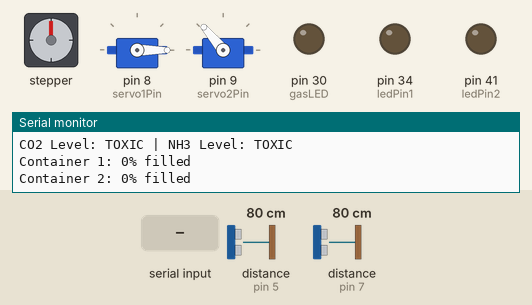
This sketch was run on a simulated Arduino Mega 2560, built with avr-gcc and run on an emulated ATmega2560. On the bench: stepper motor, 2 × servo, output pins drawn as LEDs (lit = HIGH), the last lines printed to the serial monitor. Wiring (inferred from the names in the program): 2 × ultrasonic range finder: trigger pin 4, echo pin 5 / trigger pin 6, echo pin 7; stepper motor driver (1600 steps per turn assumed): step pin 24; direction pin 22; enable pin 26. The test bench sets the inputs (shaded band); at power-on: distance to the obstacle (sensors on pin 5, pin 7) 80 cm. The echo pulse lasts 58.3 µs per cm; pins used as bus, display or sensor lines are not drawn.

Above: at 1.3 s.
1.4 s: "BIO\n" received over Serial
At 1.9 s:
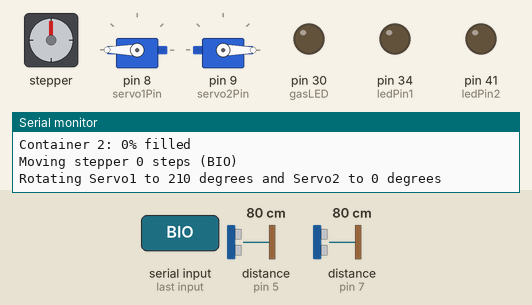
3.5 s: "NONBIO\n" received over Serial
At 9.3 s:
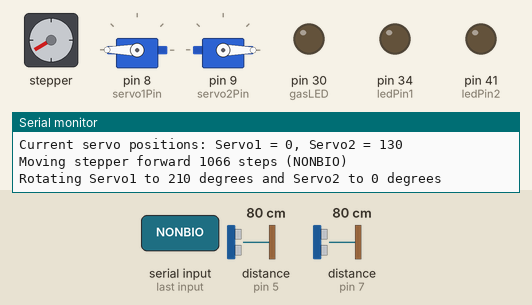
9.5 s: "RECY\n" received over Serial
At 16.3 s:
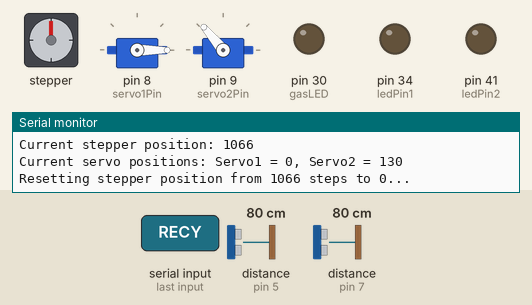
18.5 s: "1\n" received over Serial
Timing chart, 0 to 27.8 s (numbered marks = the images above; inputs shaded):
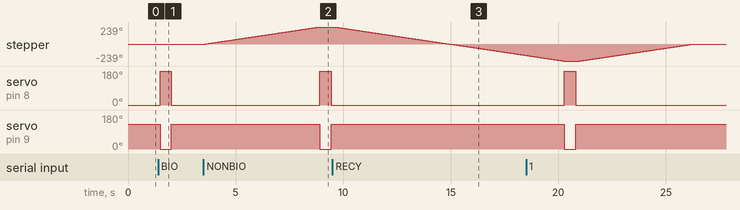

Measured:
- after the input at 1.4 s, servo on pin 8 (servo1Pin): 0° → 180° after 0.09 s, → 0° 0.52 s later; servo on pin 9 (servo2Pin): 130° → 0° after 0.09 s, → 130° 0.52 s later
- after the input at 3.5 s, stepper: turns 239° clockwise in 5.3 s, starting after 0.09 s; servo on pin 8 (servo1Pin): 0° → 180° after 5.4 s, → 0° 0.54 s later; servo on pin 9 (servo2Pin): 130° → 0° after 5.4 s, → 130° 0.54 s later
- after the input at 9.5 s, stepper: keeps turning counter-clockwise at about 45°/s, starting after 0.12 s

The sketch:

FINALTHESISV1.ino
```cpp
#include <Servo.h>

// ===== PIN ASSIGNMENTS FOR ARDUINO MEGA =====
// TB6600 Stepper motor driver pins
const int stepPin = 24; //PUL
const int dirPin = 22;  //DIR
const int enPin = 26;   //EN

// Servo motor pins
const int servo1Pin = 8;
const int servo2Pin = 9;

// Gas sensor
const int gasPin = A0;
const int gasLED = 30;

// Gas sensor mapping values
const int gasMinRaw = 200;
const int gasMaxRaw = 800;

// CO2 thresholds (in ppm)
const int co2NormalMax = 1000;     // Below this is normal
const int co2AboveNormalMax = 2000; // Below this is above normal, above this is toxic

// NH3 thresholds (in ppm)
const int nh3NormalMax = 20;       // Below this is normal
const int nh3AboveNormalMax = 50;  // Below this is above normal, above this is toxic

// First ultrasonic sensor
const int trigPin1 = 6;
const int echoPin1 = 7;
const int ledPin1 = 34;
const int distanceThreshold1 = 20; // cm

// Second ultrasonic sensor
const int trigPin2 = 4;
const int echoPin2 = 5;
const int ledPin2 = 41;
const int distanceThreshold2 = 20; // cm

// Container fill level calibration (distance in cm)
const float fillLevels[] = {
    6.0,   // 100%
    10.5,  // 90%
    14.5,  // 80%
    19.0,  // 70%
    23.5,  // 60%
    28.0,  // 50%
    32.5,  // 40%
    37.0,  // 30%
    41.5,  // 20%
    46.0   // 10%
};

// ===== STEPPER MOTOR CONFIGURATION =====
const int stepsPerRevolution = 1600;
const int stepDelay = 2500; // microseconds - increased from 500 to 2000 for slower rotation

Servo servo1;
Servo servo2;

int currentPosition = 0;

const int servo1Default = 0;
const int servo2Default = 130;

int servo1Pos = servo1Default;
int servo2Pos = servo2Default;

String previousCommand = "";

const int servoDelay = 500;

// Updated to 3 minutes
unsigned long previousSensorReadTime = 0;
const unsigned long sensorReadInterval = 180000; // 3 minutes in milliseconds

// Function to calculate fill percentage based on distance
int calculateFillPercentage(float distance) {
    // If distance is less than or equal to minimum (6cm), return 100%
    if (distance <= fillLevels[0]) return 100;

    // If distance is greater than or equal to maximum (46cm), return 0%
    if (distance >= fillLevels[9]) return 0;

    // Find the appropriate range and interpolate
    for (int i = 0; i < 9; i++) {
        if (distance >= fillLevels[i] && distance < fillLevels[i + 1]) {
            // Linear interpolation between two points
            float range = fillLevels[i + 1] - fillLevels[i];
            float position = distance - fillLevels[i];
            float percentage = 100 - (i * 10) - (position / range * 10);
            return (int)percentage;
        }
    }

    return 0; // Default return
}

void setup() {
    Serial.begin(9600);

    pinMode(stepPin, OUTPUT);
    pinMode(dirPin, OUTPUT);
    pinMode(enPin, OUTPUT);
    digitalWrite(enPin, LOW);

    servo1.attach(servo1Pin);
    servo2.attach(servo2Pin);
    servo1.write(servo1Default);
    servo2.write(servo2Default);

    pinMode(trigPin1, OUTPUT);
    pinMode(echoPin1, INPUT);
    pinMode(trigPin2, OUTPUT);
    pinMode(echoPin2, INPUT);
    pinMode(gasPin, INPUT);

    pinMode(gasLED, OUTPUT);
    pinMode(ledPin1, OUTPUT);
    pinMode(ledPin2, OUTPUT);

    digitalWrite(gasLED, LOW);
    digitalWrite(ledPin1, LOW);
    digitalWrite(ledPin2, LOW);

    Serial.println("Automated Waste Segregation System");
    Serial.println("Enter command: BIO, NONBIO, or RECY");
    Serial.println("Sensor readings every 3 minutes");

    readSensors();
    previousSensorReadTime = millis();
}

void stepperMove(int steps) {
    digitalWrite(dirPin, steps > 0 ? HIGH : LOW);
    steps = abs(steps);
    for (int i = 0; i < steps; i++) {
        digitalWrite(stepPin, HIGH);
        delayMicroseconds(stepDelay);
        digitalWrite(stepPin, LOW);
        delayMicroseconds(stepDelay);
    }
}

// Helper function to read one ultrasonic sensor
long readUltrasonicSensor(int trigPin, int echoPin) {
    digitalWrite(trigPin, LOW);
    delayMicroseconds(2);
    digitalWrite(trigPin, HIGH);
    delayMicroseconds(10);
    digitalWrite(trigPin, LOW);
    long duration = pulseIn(echoPin, HIGH, 30000); // Timeout after 30 ms
    return duration;
}

void readSensors() {
    Serial.println("\n--- Reading Sensors ---");

    // GAS SENSOR READINGS
    int gasValue = analogRead(gasPin);

    // Calculate CO2 and NH3 estimates
    float co2_ppm = map(gasValue, gasMinRaw, gasMaxRaw, 400, 5000);
    co2_ppm = constrain(co2_ppm, 400, 5000);

    float nh3_ppm = map(gasValue, gasMinRaw, gasMaxRaw, 0, 300);
    nh3_ppm = constrain(nh3_ppm, 0, 300);

    // Determine CO2 level category
    String co2Level;
    if (co2_ppm <= co2NormalMax) {
        co2Level = "NORMAL";
    } else if (co2_ppm <= co2AboveNormalMax) {
        co2Level = "ABOVE NORMAL";
    } else {
        co2Level = "TOXIC";
    }

    // Determine NH3 level category
    String nh3Level;
    if (nh3_ppm <= nh3NormalMax) {
        nh3Level = "NORMAL";
    } else if (nh3_ppm <= nh3AboveNormalMax) {
        nh3Level = "ABOVE NORMAL";
    } else {
        nh3Level = "TOXIC";
    }

    // Display gas levels
    Serial.print("CO2 Level: ");
    Serial.print(co2Level);
    Serial.print(" | NH3 Level: ");
    Serial.println(nh3Level);
    Serial.println();

    // ULTRASONIC SENSOR 1
    long duration1 = readUltrasonicSensor(trigPin1, echoPin1);
    float distance1 = duration1 * 0.034 / 2;
    int fillPercentage1 = calculateFillPercentage(distance1);

    if (fillPercentage1 >= 90) {
        digitalWrite(ledPin1, HIGH);
        Serial.print("Container 1: ");
        Serial.print(fillPercentage1);
        Serial.println("% filled (WARNING)");
    } else {
        digitalWrite(ledPin1, LOW);
        Serial.print("Container 1: ");
        Serial.print(fillPercentage1);
        Serial.println("% filled");
    }

    delay(50); // prevent crosstalk

    // ULTRASONIC SENSOR 2
    long duration2 = readUltrasonicSensor(trigPin2, echoPin2);
    float distance2 = duration2 * 0.034 / 2;
    int fillPercentage2 = calculateFillPercentage(distance2);

    if (fillPercentage2 >= 90) {
        digitalWrite(ledPin2, HIGH);
        Serial.print("Container 2: ");
        Serial.print(fillPercentage2);
        Serial.println("% filled (WARNING)");
    } else {
        digitalWrite(ledPin2, LOW);
        Serial.print("Container 2: ");
        Serial.print(fillPercentage2);
        Serial.println("% filled");
    }
}

void loop() {
    unsigned long currentMillis = millis();
    if (currentMillis - previousSensorReadTime >= sensorReadInterval || currentMillis < previousSensorReadTime) {
        readSensors();
        previousSensorReadTime = currentMillis;
    }

    // Add your command reading/processing code here
    // Process commands for waste segregation
    if (Serial.available()) {
        String command = Serial.readStringUntil('\n');

        // Check if the command is the same as the previous one
        if (command == previousCommand) {
            Serial.println("Same command detected. Skipping stepper rotation.");

            // Still operate the servo motors
            if (command == "BIO" || command == "NONBIO" || command == "RECY") {
                // Rotate servos to their action positions
                servo1.write(210);
                servo2.write(0);
                servo1Pos = 210;
                servo2Pos = 0;
                Serial.println("Rotating Servo1 to 210 degrees and Servo2 to 0 degrees");

                // Wait for a moment
                delay(servoDelay);

                // Return servos to default positions
                servo1.write(servo1Default);
                servo2.write(servo2Default);
                servo1Pos = servo1Default;
                servo2Pos = servo2Default;
                Serial.println("Returning servos to default positions");
            }
        }
        else {
            // First, return to home position (zero) if not already there
            if (currentPosition != 0) {
                Serial.print("Resetting stepper position from ");
                Serial.print(currentPosition);
                Serial.println(" steps to 0...");

                // Move back to zero position using TB6600 driver
                stepperMove(-currentPosition);
                currentPosition = 0;
            }

            // Execute the stepper motor command
            if (command == "BIO") {
                // For BIO, you had 0 steps in original code, using same here
                stepperMove(0);
                currentPosition = 0;
                Serial.println("Moving stepper 0 steps (BIO)");

                // Now move servo motors
                servo1.write(210);
                servo2.write(0);
                servo1Pos = 210;
                servo2Pos = 0;
                Serial.println("Rotating Servo1 to 210 degrees and Servo2 to 0 degrees");

                // Wait for a moment
                delay(servoDelay);

                // Return servos to default positions
                servo1.write(servo1Default);
                servo2.write(servo2Default);
                servo1Pos = servo1Default;
                servo2Pos = servo2Default;
                Serial.println("Returning servos to default positions");
            }
            else if (command == "NONBIO") {
                // Move stepper motor using TB6600
                stepperMove(1066);
                currentPosition = 1066;
                Serial.println("Moving stepper forward 1066 steps (NONBIO)");

                // Now move servo motors
                servo1.write(210);
                servo2.write(0);
                servo1Pos = 210;
                servo2Pos = 0;
                Serial.println("Rotating Servo1 to 210 degrees and Servo2 to 0 degrees");

                // Wait for a moment
                delay(servoDelay);

                // Return servos to default positions
                servo1.write(servo1Default);
                servo2.write(servo2Default);
                servo1Pos = servo1Default;
                servo2Pos = servo2Default;
                Serial.println("Returning servos to default positions");
            }
            else if (command == "RECY") {
                // Move stepper motor using TB6600
                stepperMove(-1066);
                currentPosition = -1066;
                Serial.println("Moving stepper backward 1066 steps (RECY)");

                // Now move servo motors
                servo1.write(210);
                servo2.write(0);
                servo1Pos = 210;
                servo2Pos = 0;
                Serial.println("Rotating Servo1 to 210 degrees and Servo2 to 0 degrees");

                // Wait for a moment
                delay(servoDelay);

                // Return servos to default positions
                servo1.write(servo1Default);
                servo2.write(servo2Default);
                servo1Pos = servo1Default;
                servo2Pos = servo2Default;
                Serial.println("Returning servos to default positions");
            }
            else {
                Serial.println("Unknown command. Please enter BIO, NONBIO, or RECY.");
                // Don't update previousCommand for unknown commands
                return;
            }

            // Update the previous command
            previousCommand = command;
        }

        Serial.print("Current stepper position: ");
        Serial.println(currentPosition);
        Serial.print("Current servo positions: Servo1 = ");
        Serial.print(servo1Pos);
        Serial.print(", Servo2 = ");
        Serial.println(servo2Pos);
    }

    // Small delay to prevent CPU hogging
    delay(100);
}
```
